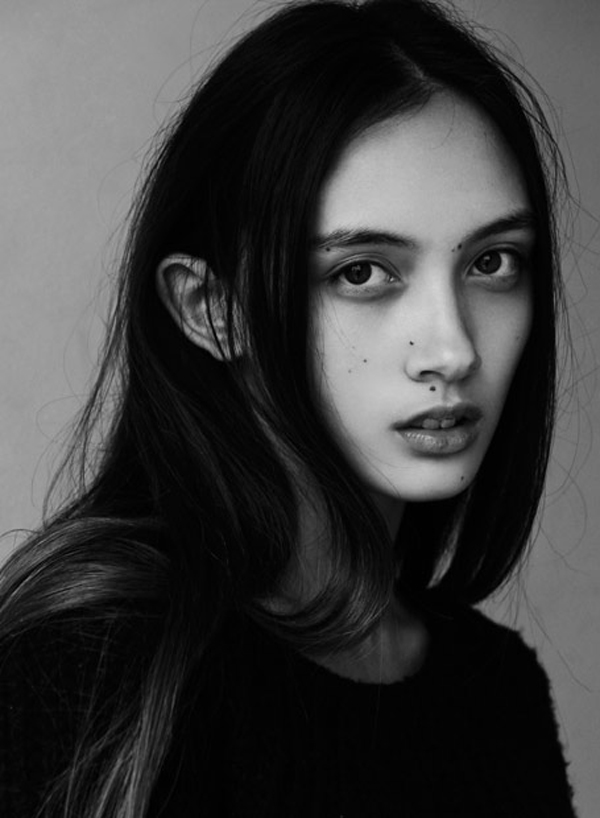
#> input picture src/content/blog/ffto.jpg, 600 x 818 px
$ python fft_image.py ffto.jpg out.png 1.0
#> lines starting #> are read from the running program, lines starting #| are printed output that depends on the picture
"""
2D 傅里叶变换图像可视化 + 低通滤波还原
1. 原图 -> FFT -> 频谱
2. 抹去高频（低通滤波）
3. IFFT 还原 -> 模糊后的图像
"""
import numpy as np
import matplotlib.pyplot as plt
from PIL import Image
import sys


def fft_with_lowpass(image_path, cutoff_ratio=0.1, save_path=None):
    """
    对图像做 FFT、低通滤波、IFFT 还原，并显示完整流程。

    参数:
        image_path:    输入图像路径
        cutoff_ratio:  低通截止半径占图像短边的比例（0~1）
                       值越小越模糊，0.1 表示只保留中心 10% 半径内的频率
        save_path:     输出图像保存路径（可选）
    """
#> called with image_path = 'ffto.jpg', cutoff_ratio = 1, save_path = 'out.png'
    # 1. 读取图像并转灰度
    img = Image.open(image_path).convert('L')
    img_array = np.array(img, dtype=np.float64)
    H, W = img_array.shape
#> H = 818; W = 600

    # 2. 二维 FFT 并将零频移到中心
    f = np.fft.fft2(img_array)
    fshift = np.fft.fftshift(f)

    # 3. 原始幅度谱（对数压缩）
    magnitude = np.log(np.abs(fshift) + 1)
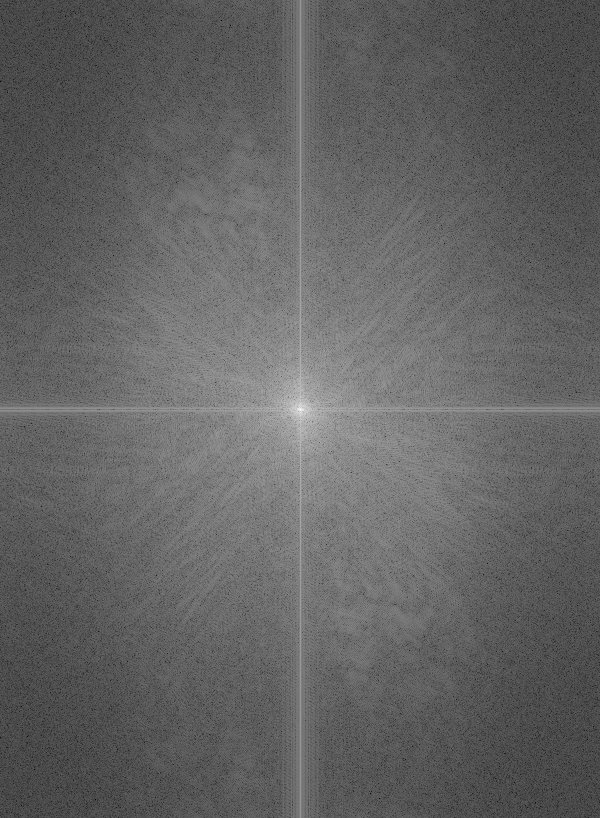
#> magnitude: shape (818, 600) float64; min 0.311, max 17.21, mean 6.91; drawn with min black and max white

    # 4. 构造圆形低通掩膜：中心为 1，外围为 0
    cy, cx = H // 2, W // 2                       # 频谱中心坐标
#> cy = 409; cx = 300
    radius = int(min(H, W) * cutoff_ratio / 2)    # 截止半径
#> radius = 300

    y, x = np.ogrid[:H, :W]
#> y = 818 values from 0 to 817
    mask = ((x - cx) ** 2 + (y - cy) ** 2) <= radius ** 2
    mask = mask.astype(np.float64)

    # 5. 应用掩膜：抹掉高频
    fshift_filtered = fshift * mask

    # 6. 滤波后的幅度谱
    magnitude_filtered = np.log(np.abs(fshift_filtered) + 1)
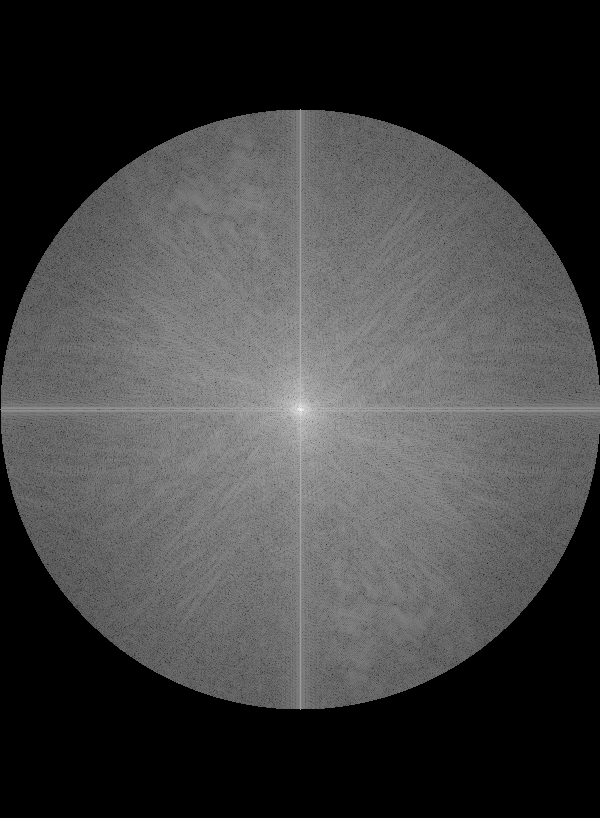
#> magnitude_filtered: shape (818, 600) float64; min 0, max 17.21, mean 4.45; drawn with min black and max white

    # 7. IFFT 还原：先 ifftshift 把零频移回左上角，再做反变换
    f_ishift = np.fft.ifftshift(fshift_filtered)
    img_back = np.fft.ifft2(f_ishift)
    img_back = np.abs(img_back)                   # 取实部模值

    # 8. 四宫格显示（按原图宽高比设置 figsize，保证 4 个子图比例一致）
    aspect = W / H
#> aspect = 0.733
    fig, axes = plt.subplots(2, 2, figsize=(7 * aspect, 7))

    axes[0, 0].imshow(img_array, cmap='gray', aspect='auto')
    axes[0, 0].set_title('1. origin')
    axes[0, 0].axis('off')

    axes[0, 1].imshow(magnitude, cmap='gray', aspect='auto')
    axes[0, 1].set_title('2. Fourier (full spectrum)')
    axes[0, 1].axis('off')

    axes[1, 0].imshow(magnitude_filtered, cmap='gray', aspect='auto')
    axes[1, 0].set_title(f'3. Low-pass filtered (r={cutoff_ratio})')
    axes[1, 0].axis('off')

    axes[1, 1].imshow(img_back, cmap='gray', aspect='auto')
    axes[1, 1].set_title('4. Reconstructed (blurred)')
    axes[1, 1].axis('off')

    plt.tight_layout()

    if save_path:
        plt.savefig(save_path, dpi=120, bbox_inches='tight')
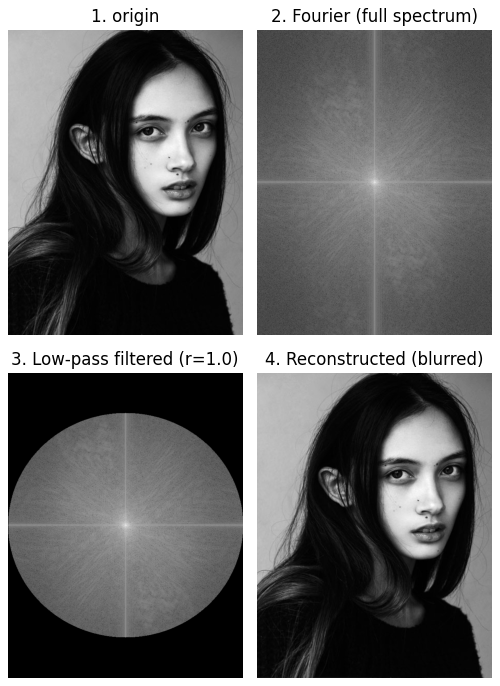
#> figure drawn by matplotlib, 4 panels
        print(f'已保存到: {save_path}')

    plt.show()
    return img_back


if __name__ == '__main__':
    # 用法: python fft_lowpass.py <输入图像> [输出图像] [cutoff_ratio]
    if len(sys.argv) < 2:
        print('用法: python fft_lowpass.py <输入图像> [输出图像] [cutoff_ratio]')
        print('  cutoff_ratio: 0~1，值越小越模糊，默认 0.1')
        sys.exit(1)

    input_path = sys.argv[1]
    output_path = sys.argv[2] if len(sys.argv) > 2 else 'fft_lowpass_result.png'
    cutoff = float(sys.argv[3]) if len(sys.argv) > 3 else 0.1

    fft_with_lowpass(input_path, cutoff_ratio=cutoff, save_path=output_path)
